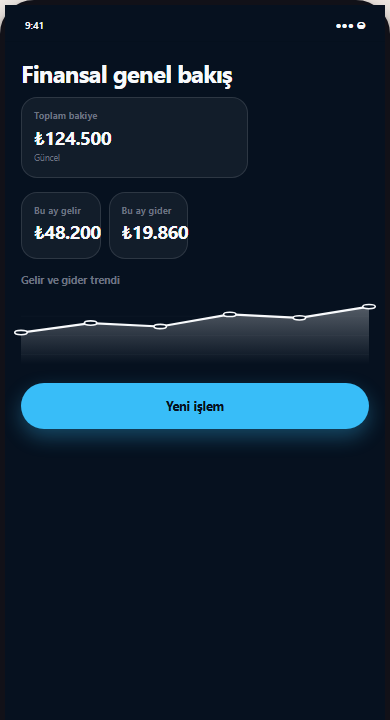
#> input picture audit-artifacts/visual-championship/screenshots/auto/dashboard.png, 390 x 720 px, found by its file name; its folder holds 3 pictures in this run
$ python build_audit_assets.py
#> lines starting #> are read from the running program, lines starting #| are printed output that depends on the picture; pictures that were not available may be replaced by others from this repository, and a replacement may not be noted
from pathlib import Path
from PIL import Image, ImageOps, ImageDraw
import json, math, itertools

ROOT = Path(__file__).parent
MODES = ["obsidian", "serene", "terracotta", "electric", "editorial", "auto", "deterministic"]
NAMED = MODES[:5]
ARCHETYPES = ["dashboard", "management-list", "detail", "form", "analytics", "settings"]

def load_image(mode, archetype):
#> called with mode = 'obsidian', archetype = 'dashboard'
    return Image.open(ROOT / "screenshots" / mode / f"{archetype}.png").convert("RGB")
#> returned value is the input picture: PIL image 390x720 RGB; mean R, G, B 16.3, 33.9, 50
#> call 2 of load_image, with mode = 'obsidian', archetype = 'management-list'
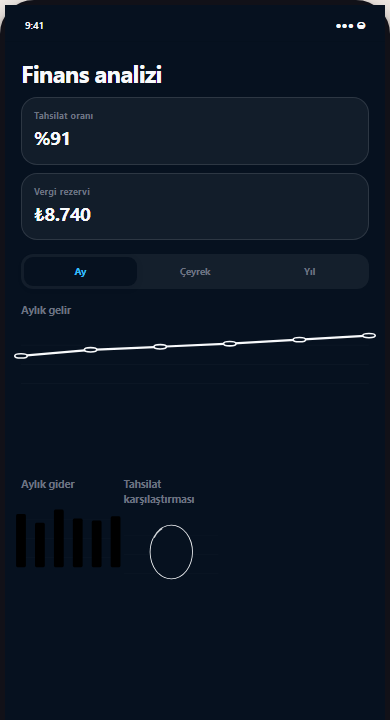
#> input picture audit-artifacts/visual-championship/screenshots/auto/analytics.png, 390 x 720 px, given in place of management-list.png, which was not available
#> in load_image, returned value is the input picture: PIL image 390x720 RGB; mean R, G, B 12.2, 22.6, 35.9
#> call 3 of load_image, with mode = 'obsidian', archetype = 'detail'
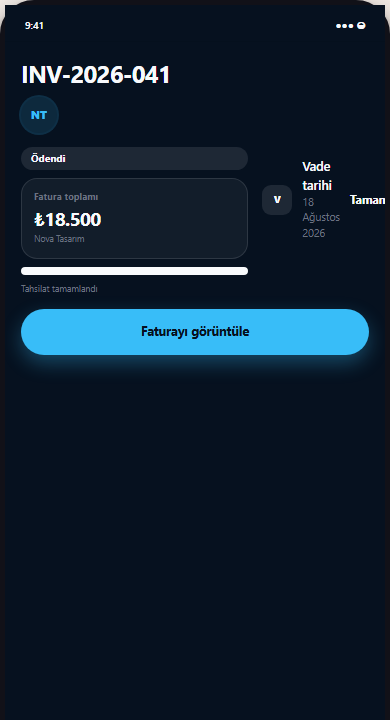
#> input picture audit-artifacts/visual-championship/screenshots/auto/detail.png, 390 x 720 px, found by its file name
#> in load_image, returned value is the input picture: PIL image 390x720 RGB; mean R, G, B 14.7, 32.3, 48.5

def sheet(images, labels, columns, target):
#> called with columns = 3
    thumb_w, thumb_h, label_h = 390, 844, 34
#> thumb_w = 390; thumb_h = 844; label_h = 34
    rows = math.ceil(len(images) / columns)
#> rows = 2
    canvas = Image.new("RGB", (columns * thumb_w, rows * (thumb_h + label_h)), "#101010")
#> canvas: PIL image 1170x1756 RGB; every value is 16
    draw = ImageDraw.Draw(canvas)
    for index, (image, label) in enumerate(zip(images, labels)):
        x, y = index % columns * thumb_w, index // columns * (thumb_h + label_h)
        canvas.paste(image.resize((thumb_w, thumb_h)), (x, y + label_h))
        draw.text((x + 8, y + 9), label, fill="white")
#> this loop made 6 passes
#> (label, x, y) on passes 1 to 6: ('dashboard', 0, 0), ('management-list', 390, 0), ('detail', 780, 0), ('form', 0, 878), ('analytics', 390, 878), ('settings', 780, 878)
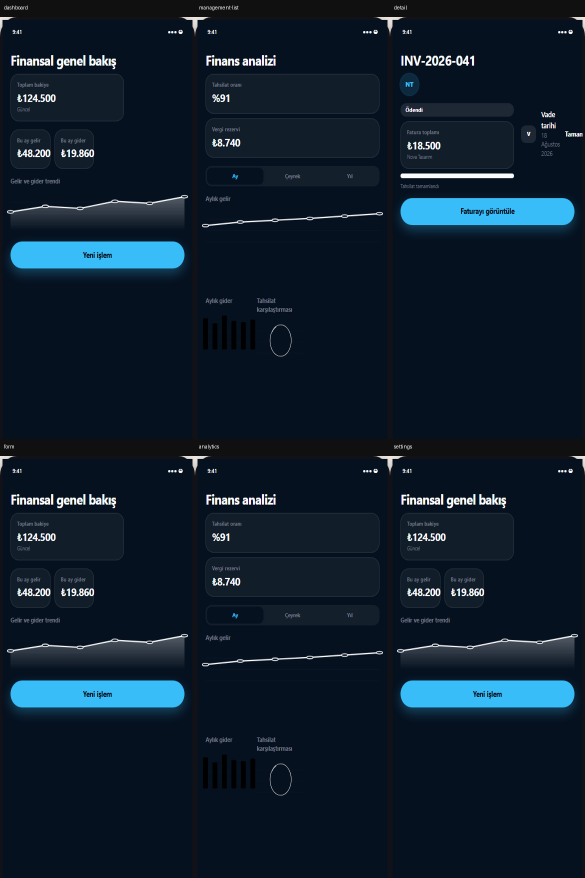
#> canvas: PIL image 1170x1756 RGB (shown at 1/2 size); mean R, G, B 14.8, 29.4, 44
    target.parent.mkdir(parents=True, exist_ok=True)
    canvas.save(target)

for mode in MODES:
#> (the run stopped early here; a loop or call above may not have finished)
